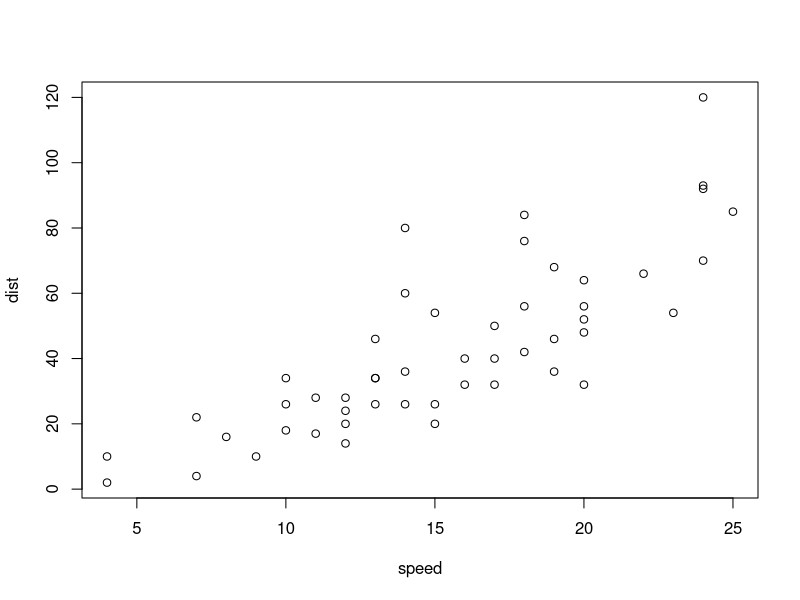
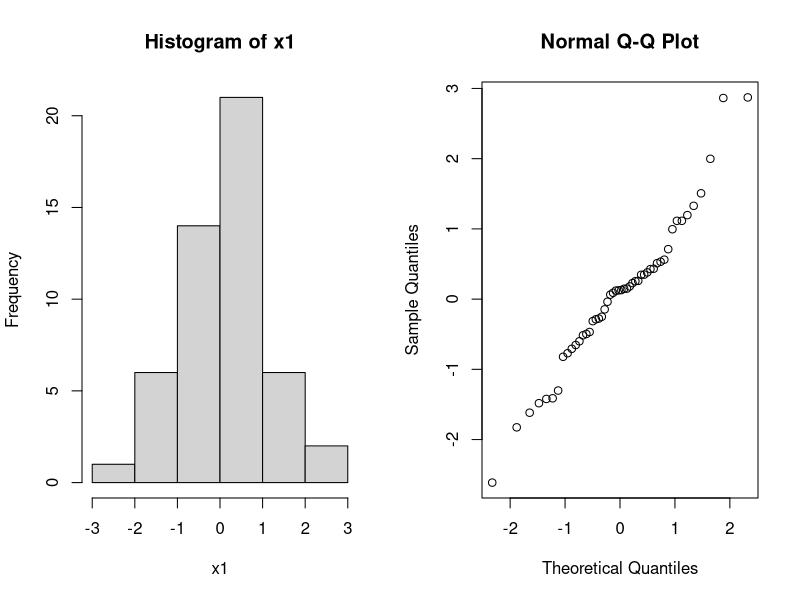
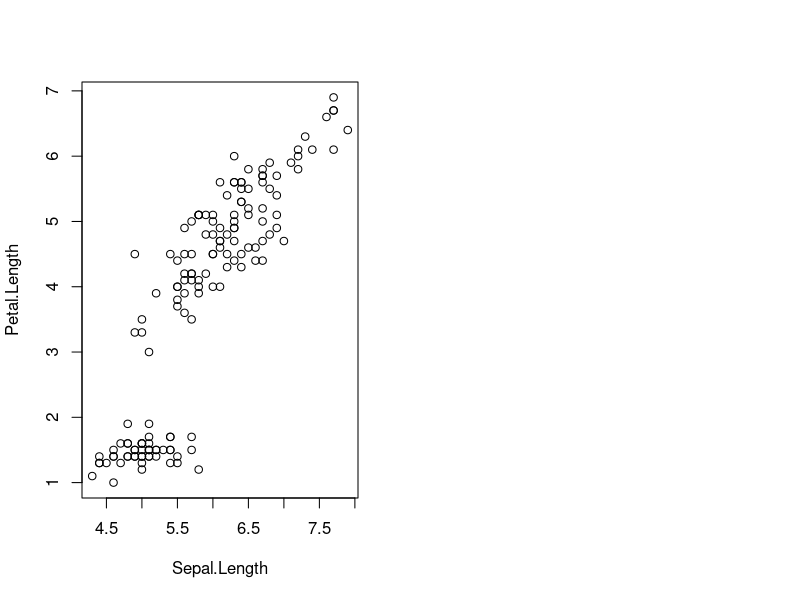
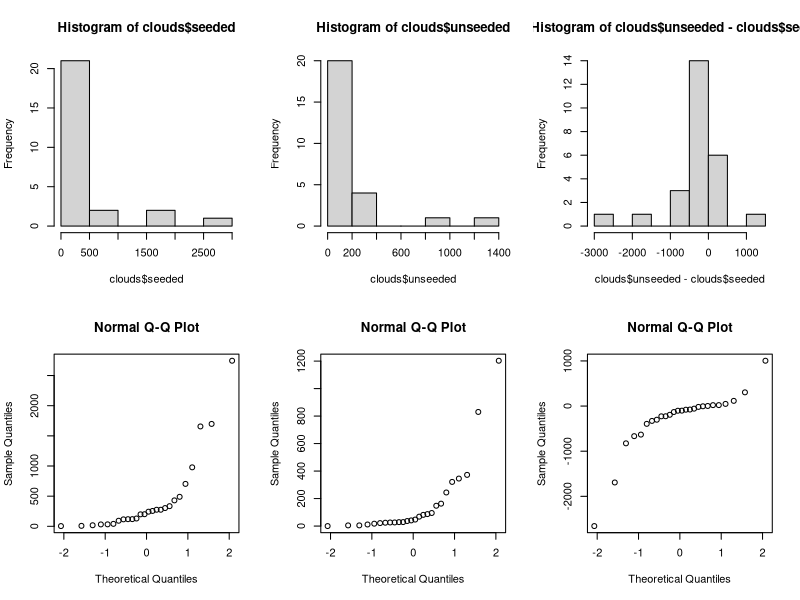
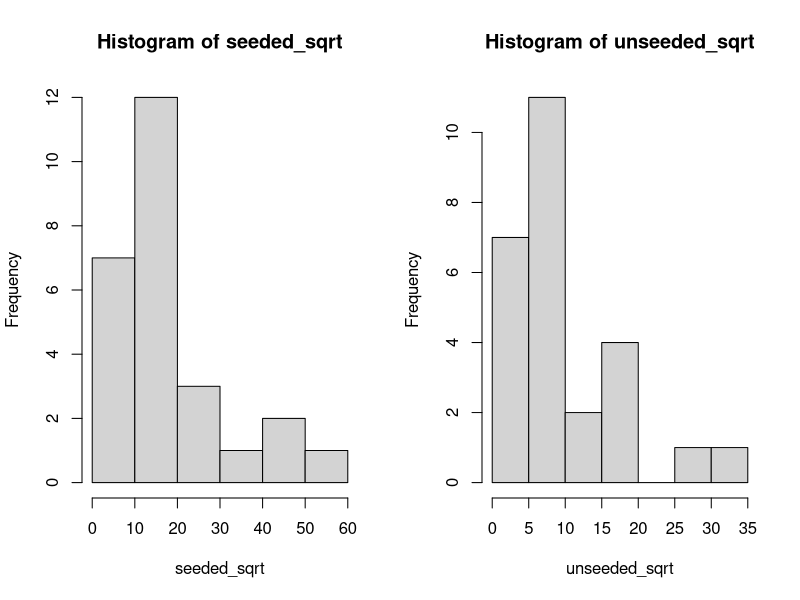
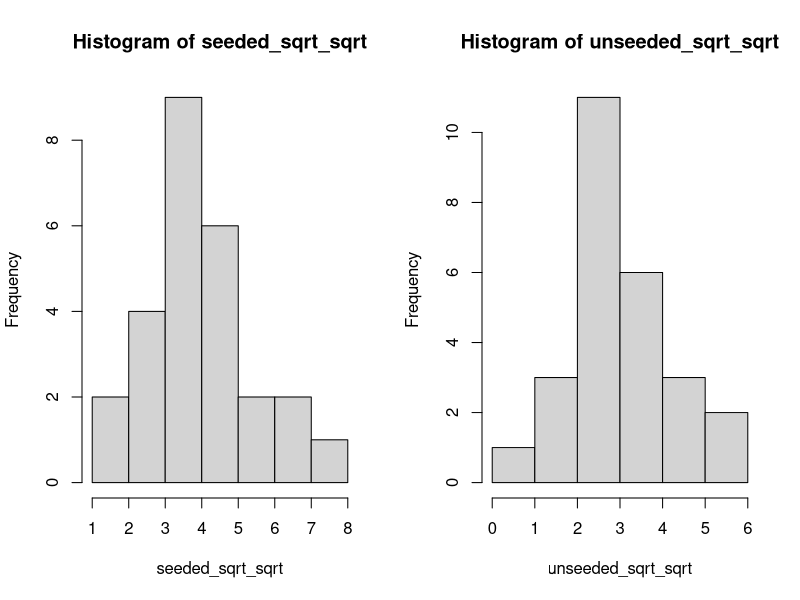
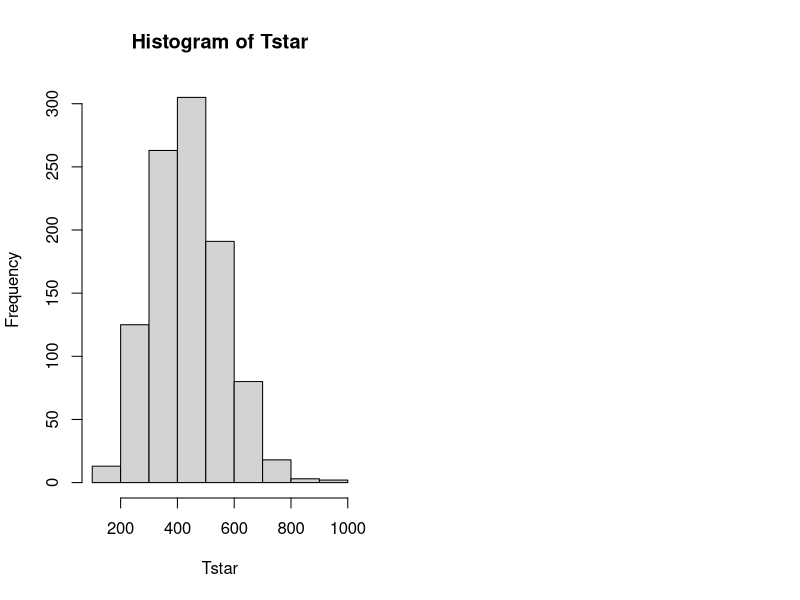

Write R code to recreate these figures, in order.
## ---- chunk 1
summary(cars)
## ---- chunk 2
plot(cars)
## ---- chunk 3
par(mfrow=c(1,2)); x1=rnorm(50); hist(x1); qqnorm(x1)
## ---- chunk 4
plot(iris$Sepal.Length,iris$Petal.Length,xlab="Sepal.Length",ylab="Petal.Length")
## ---- chunk 5
library(knitr)
kable(mtcars[1:5,],caption="A knit kable.")
## ---- chunk 6
x=rep(c("A","B"),each=5); x
sample(x)
x=rnorm(100)
## ---- chunk 7
x=rep(c("A","B"),each=5); x
sample(x)
x=rnorm(100)
## ---- chunk 8
mu=0.2
x=rnorm(100,mu,1) # creating artificial data
t.test(x,mean=0)   # t.test(x,alternative=c("two.sided"),conf.level=0.95,mu=10)
## ---- chunk 9
mu=0;nu=0.5
x=rnorm(50,mu,1); y=rnorm(50,nu,1) # creating artificial data
ttest=t.test(x,y) 
## ---- chunk 10
x <- as.numeric(list(15.4, 17.9, 19.0, 0.5, 15.9, 2.7, 6.2, 2.5, 4.7, 6.9, 10.8, 24.3, 5.6, 23.0, 10.7))
## ---- chunk 11
shapiro.test(x)
## ---- chunk 12
mu = mean(x)
mu
## ---- chunk 13
s = sd(x)
s
## ---- chunk 14
alpha <- 1 - 0.97
n <- length(x)
ta <- qt(1-alpha/2, df=n-1)
ta
## ---- chunk 15
CI_97 <- c(mu - ta*s/sqrt(n), mu + ta*s/sqrt(n))
CI_97
## ---- chunk 16
E <- 2 
n_min <- (ta*s/E)^2
n_min
## ---- chunk 17
B = 1000
Tstar = numeric(B)

for(i in 1:B) {
  Xstar = sample(x, replace=TRUE)
  Tstar[i] = mean(Xstar)
}

TstarLower = quantile(Tstar, alpha/2)
TstarUpper = quantile(Tstar, 1-alpha/2)

bootstrap_CI_97 <- c(2*mu - TstarUpper, 2*mu - TstarLower)
bootstrap_CI_97
## ---- chunk 18
t.test(x, mu=15, alt='l')
## ---- chunk 19
binom.test(sum(x<15), length(x), p = 0.5, alternative = "less", conf.level = 0.95)
## ---- chunk 20
B <- 1000

for(m in 13:15){
  ttest <- numeric(B)
  sign <- numeric(B)
  for(i in 1L:B){
    h1_sample = rnorm(n, mean=m, sd=s)
    
    ttest[i] <- t.test(h1_sample, mu=mu, alt='l')[[3]]
    sign[i] <- binom.test(sum(h1_sample<mu), length(h1_sample), p = 0.5, 
                          alternative = "less", conf.level = 0.95)[[3]]
  }
  print(paste0("H1 mu=", m))
  print(paste0("t-test power ", sum(ttest < 0.05)/B))
  print(paste0("sign test power ", sum(sign < 0.05)/B))
}
## ---- chunk 21
p_hat = mean(x > 15.5)
p_hat
## ---- chunk 22
p_hat_r <- 0.53
margin_error = p_hat_r - p_hat
p_hat_l <- p_hat - margin_error
p_hat_l
## ---- chunk 23
se <- sqrt((p_hat * (1 - p_hat)) / n)
z_alpha_by_2 <- margin_error / se
z_alpha_by_2
## ---- chunk 24
alpha = (1 - pnorm(z_alpha_by_2))*2
1-alpha
## ---- chunk 25
prop.test(c(2, 6), c(5, 10))
## ---- chunk 26
clouds <- read.table("data/clouds.txt", header=TRUE)

par(mfrow=c(2, 3))
hist(clouds$seeded)
hist(clouds$unseeded)
hist(clouds$unseeded - clouds$seeded)
qqnorm(clouds$seeded)
qqnorm(clouds$unseeded)
qqnorm(clouds$unseeded - clouds$seeded)
## ---- chunk 27
shapiro.test(clouds$unseeded - clouds$seeded)
## ---- chunk 28
t.test(clouds$unseeded, clouds$seeded, paired=FALSE)
## ---- chunk 29
wilcox.test(clouds$unseeded, clouds$seeded)
median(clouds$unseeded); median(clouds$seeded)
## ---- chunk 30
ks.test(clouds$unseeded, clouds$seeded)
mean(clouds$unseeded); mean(clouds$seeded)
## ---- chunk 31
unseeded_sqrt <- sqrt(clouds$unseeded)
seeded_sqrt <- sqrt(clouds$seeded)

par(mfrow=c(1, 2))
hist(seeded_sqrt)
hist(unseeded_sqrt)
## ---- chunk 32
shapiro.test(unseeded_sqrt)
shapiro.test(seeded_sqrt)
## ---- chunk 33
t.test(unseeded_sqrt, seeded_sqrt, paired=FALSE)
wilcox.test(unseeded_sqrt, seeded_sqrt)
ks.test(unseeded_sqrt, seeded_sqrt)
## ---- chunk 34
unseeded_sqrt_sqrt <- sqrt(unseeded_sqrt)
seeded_sqrt_sqrt <- sqrt(seeded_sqrt)

par(mfrow=c(1, 2))
hist(seeded_sqrt_sqrt)
hist(unseeded_sqrt_sqrt)
## ---- chunk 35
shapiro.test(unseeded_sqrt_sqrt)
shapiro.test(seeded_sqrt_sqrt)
## ---- chunk 36
t.test(unseeded_sqrt_sqrt, seeded_sqrt_sqrt, paired=FALSE)
wilcox.test(unseeded_sqrt_sqrt, seeded_sqrt_sqrt)
ks.test(unseeded_sqrt_sqrt, seeded_sqrt_sqrt)
## ---- chunk 37
    seeded <- clouds$seeded

    B <- 1000
    Tstar <- numeric(B)
    for(i in 1:B){
      Xstar <- sample(seeded, replace=TRUE)
      Tstar[i] <- mean(Xstar)
    }
    lambda_hat <- 1/mean(Tstar)
    lambda_hat
    hist(Tstar)
## ---- chunk 38
    alpha <- 1 - 0.95
    deltastar <- 1/Tstar - lambda_hat
    d <- quantile(deltastar, c(alpha/2, 1-alpha/2))
    CI95 = lambda_hat - c(d[2], d[1])
    lambda_hat; CI95
## ---- chunk 39
    B <- 1000
    t <- median(seeded)
    tstar <- numeric(B)
    n <- length(seeded)
    for(i in 1:B){
      xstar <- rexp(n, lambda_hat)
      tstar[i] <- median(xstar)
    }
    pl <- sum(tstar<t)/B
    pr <- sum(tstar>t)/B
    p <- 2*min(pl, pr)
    pl;pr;p
## ---- chunk 40
    ks.test(seeded, rexp(n, lambda_hat))
## ---- chunk 41
binom.test(sum(seeded<300), length(seeded), p = 0.5, alternative = "less", conf.level = 0.95)
## ---- chunk 42
binom.test(sum(seeded<30), length(seeded), p = 0.25, alternative = "less", conf.level = 0.95)
